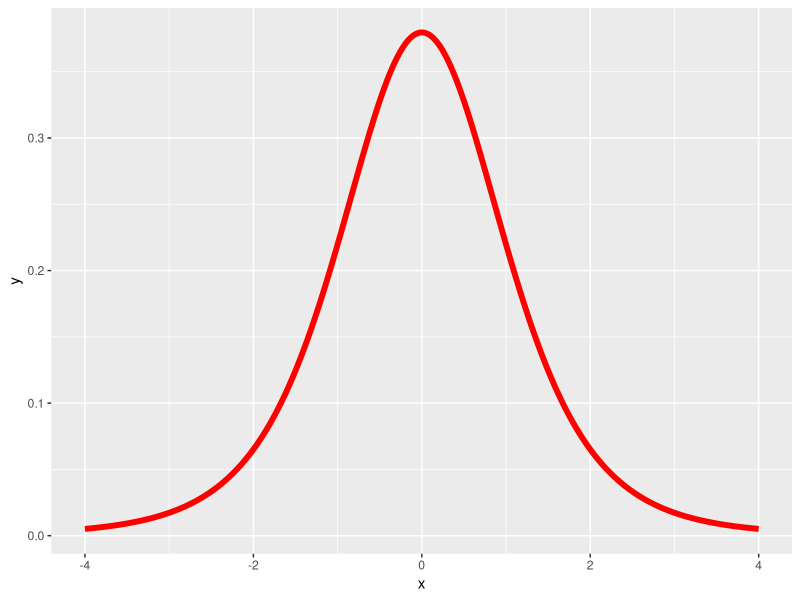
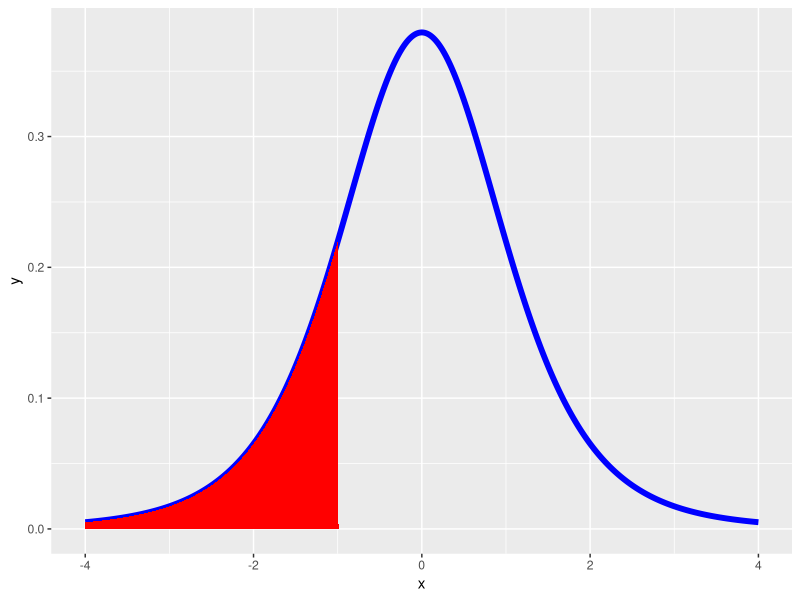
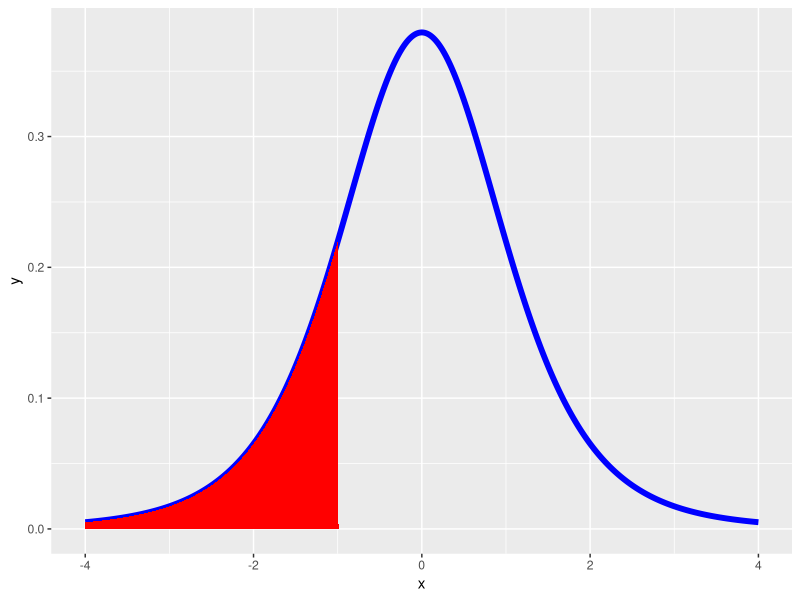
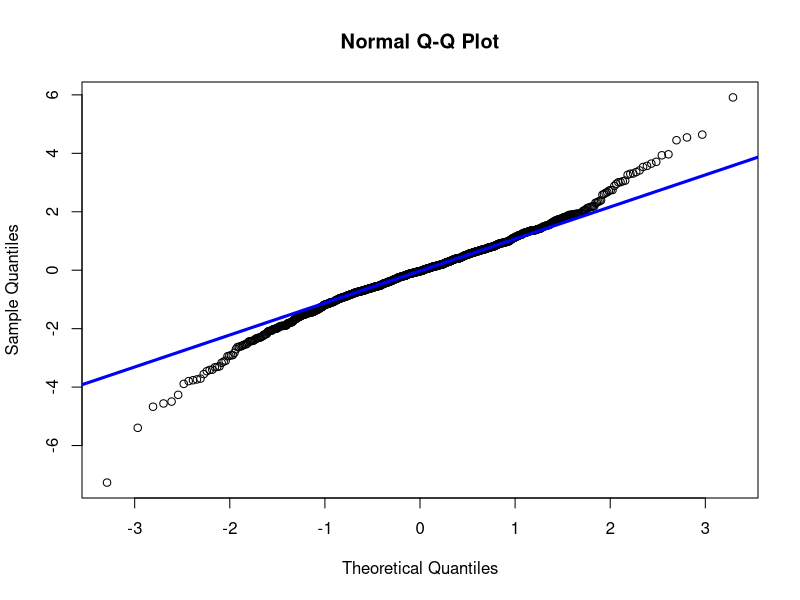
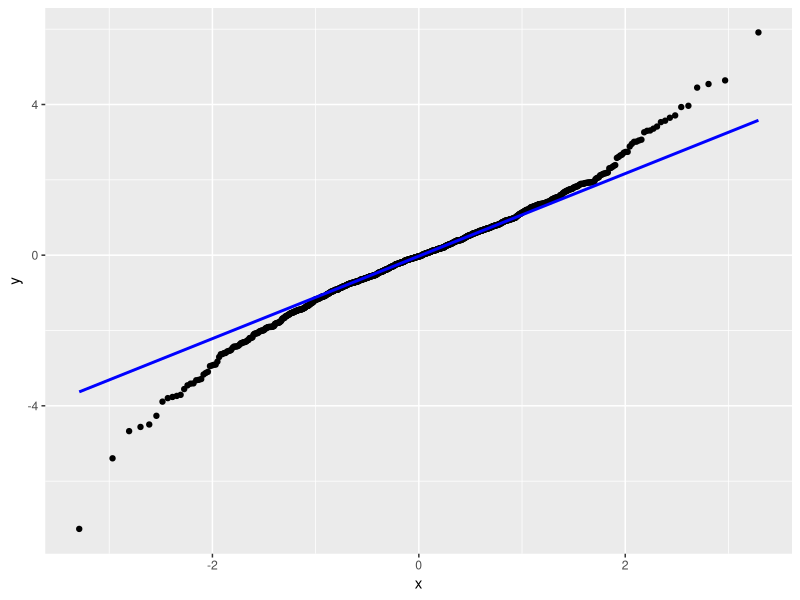
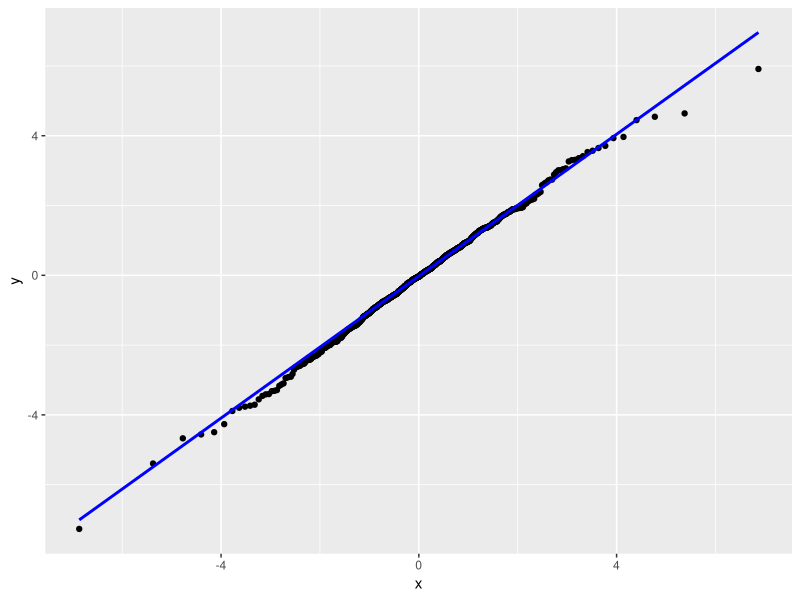
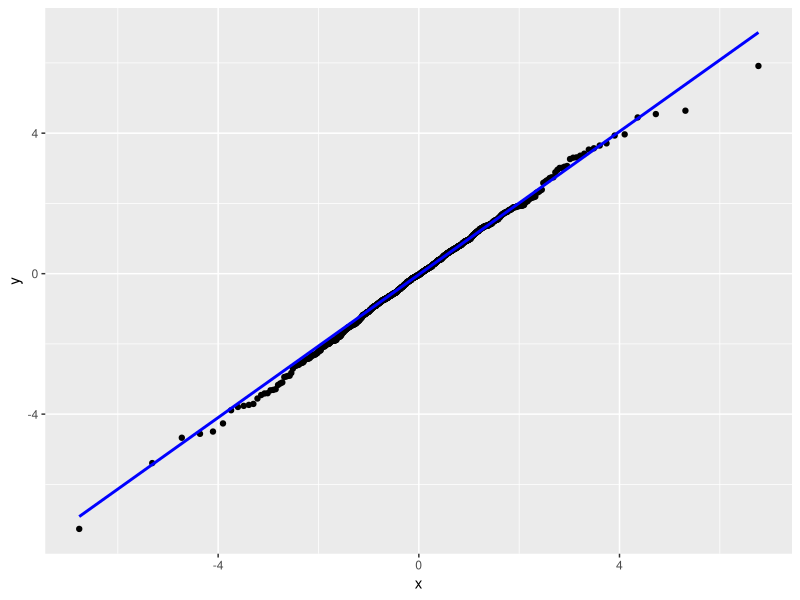
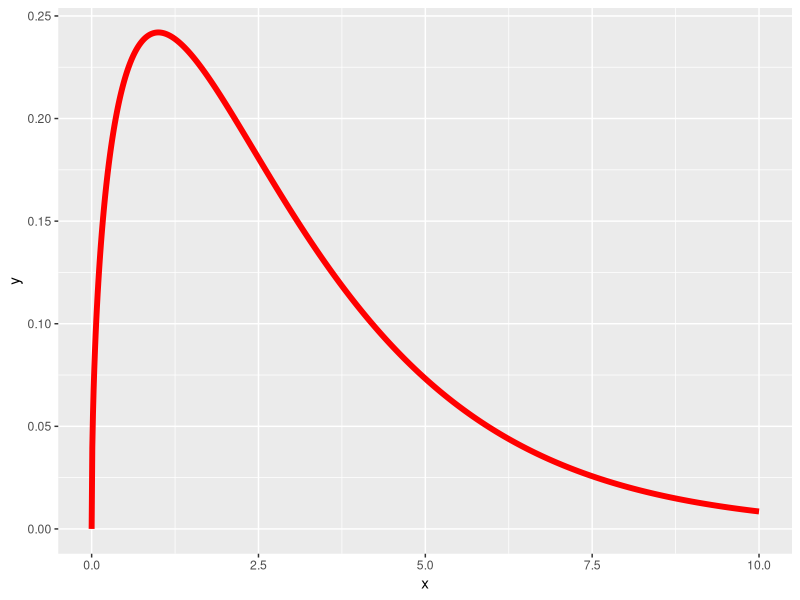

Recreate these plots in R, in order.
## ---- chunk 1
knitr::opts_chunk$set(echo = TRUE)
library(tidyverse)
## ---- chunk 2
x <- ((-400):400)/100
data_1 <- tibble(x, y = dt(x, df = 5))
ggplot(data = data_1, aes(x,y)) +
  geom_line(color = 'red', size = 2)
## ---- chunk 3
pt(-1,df = 5)
ggplot(data = data_1, aes(x,y)) + geom_line( color = 'blue', size = 2) +
  geom_area(aes(y = ifelse(x>=-4 & x<=-1, y, 0)), fill = 'red')

pt(999, df = 5)
pt(0, df = 5)
## ---- chunk 4
qt(.1816, df = 5) %>% round()
ggplot(data = data_1, aes(x,y)) +geom_line( color = 'blue', size = 2) +
  geom_area( aes(y = ifelse(x>=-4 & x <= -1, y, 0)), fill = 'red')
## ---- chunk 5
rt(10, df = 5)
## ---- chunk 6
data_2 <- tibble(x = rt(1000, df = 5))
qqnorm( data_2$x )
qqline( data_2$x, col = 'blue', lwd = 3 )
## ---- chunk 7
data_2 %>% ggplot( aes(sample = x)) +
  geom_qq() + geom_qq_line( color = 'blue', size = 1 )
## ---- chunk 8
params <- list(df = 5)
data_2 %>% ggplot(aes(sample = x)) + 
  geom_qq(distribution = qt, dparams = params$df) +
  geom_qq_line(distribution = qt, dparams = params$df, color ='blue', size = 1)
## ---- chunk 9
library(MASS)
(params <- as.list(fitdistr(data_2$x, 't')$estimate))

# then we can use qq plot with estimated parameters
data_2 %>% ggplot(aes(sample = x)) + 
  geom_qq(distribution = qt, dparams = params$df) +
  geom_qq_line(distribution = qt, dparams = params$df, color ='blue', size = 1)
## ---- chunk 10
dbinom(x = 2, size = 10, prob = 1/6)
## ---- chunk 11
pbinom(q = 2, size = 10, prob = 1/6)
## ---- chunk 12
rbinom(n = 4, size = 10, prob = 1/6)
## ---- chunk 13
x <- (0:1000)/100
data_3 <- tibble(x, y = dchisq(x, df=3))
ggplot(data = data_3, aes(x,y)) +
  geom_line(color = 'red', size = 2)
## ---- chunk 14
pchisq(3, df = 3)

ggplot(data = data_3, aes(x,y)) + geom_line(color = 'blue', size = 2) +
  geom_area(aes(y = ifelse(x>= 0 & x <=3, y, 0)), fill = 'red')
## ---- chunk 15
qchisq(0.6083748, df = 3)
## ---- chunk 16
rchisq(10, df = 3)
## ---- chunk 17
set.seed(27101)
# waiting time until 1st occurrence with avg. = 1/0.5 = 2
rexp(3, rate = .5)
## ---- chunk 18
set.seed(20201022)
# failure time until 4th occurrence
# with a constant time per 4 failures being 50
rweibull(3, shape = 4, scale = 50)
## ---- chunk 19
x <- c(58301, 66630, 54219, 49711, 52027, 60799,
       59676, 72632, 72386, 53650, 73191, 56491,
       63484, 77683, 75872, 75266, 56473, 66917,
       68684, 44387, 59730, 54438, 65575, 49751,
       41926, 72681, 64154, 68418, 48846, 67912)

t.test( x, alternative = 'greater', mu = 52000 )
## ---- chunk 20
t.test( x, alternative = 'two.sided', mu = 52000 )
